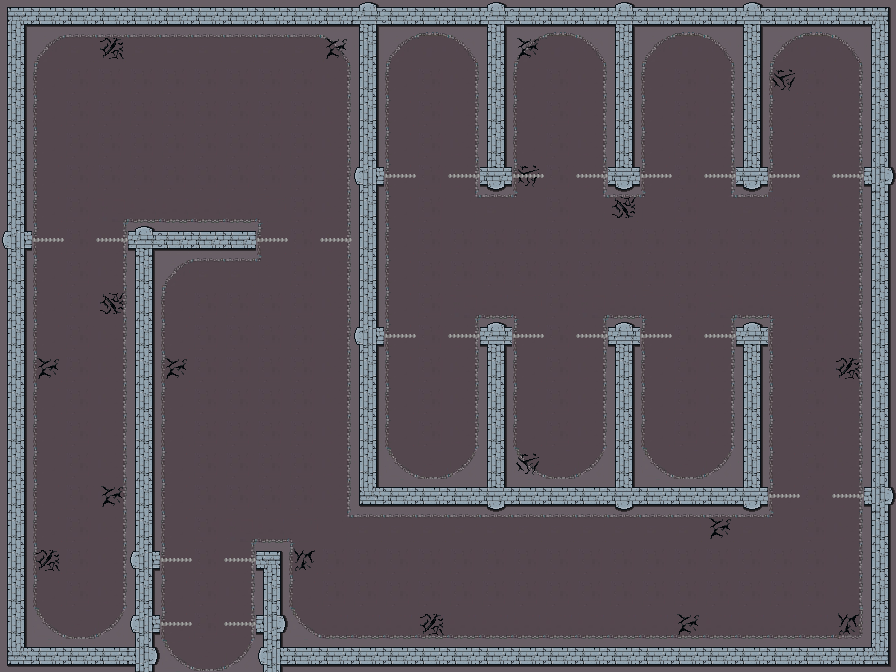

Below is a game level as drawn by its tile map, then a one-line description and the .tmx file that defines it, in full:
An orthogonal 28x21 tile map with 32x32 px tiles, 3 tile layers (ground, mud, walls) and 31 objects (9x 2, 7x 1, 7x 0, 5x 3).

<map version="1.4" tiledversion="1.4.3" orientation="orthogonal" renderorder="right-down" width="28" height="21" tilewidth="32" tileheight="32" infinite="0" nextlayerid="15" nextobjectid="43">
 <editorsettings>
  <export target="zone32.json" format="json" />
 </editorsettings>
 <tileset firstgid="1" name="spriteSetBien" tilewidth="32" tileheight="32" tilecount="81" columns="9">
  <image source="sprite_set_convento.png" trans="ff00ff" width="288" height="288" />
 </tileset>
 <layer id="3" name="ground" width="28" height="21">
  <data encoding="csv">
51,51,51,51,51,51,51,51,51,51,51,51,51,51,51,51,51,51,51,51,51,51,51,51,51,51,51,51,
51,7,20,20,20,20,20,20,20,20,9,51,7,8,9,51,7,8,9,51,7,8,9,51,7,8,9,51,
51,12,14,14,14,14,14,14,14,14,10,51,12,14,10,51,12,14,10,51,12,14,10,51,12,14,10,51,
51,12,14,14,14,14,14,14,14,14,10,51,12,14,10,51,12,14,10,51,12,14,10,51,12,14,10,51,
51,12,14,14,14,14,14,14,14,14,10,51,12,14,10,51,12,14,10,51,12,14,10,51,12,14,10,51,
51,12,14,14,14,14,14,14,14,14,10,51,12,14,10,51,12,14,10,51,12,14,10,51,12,14,10,51,
51,12,14,1,2,2,2,2,3,14,10,51,12,14,19,20,21,14,19,20,21,14,19,20,14,14,10,51,
51,12,14,10,51,51,51,51,12,14,10,51,12,14,14,14,14,14,14,14,14,14,14,14,14,14,10,51,
51,12,14,10,51,7,20,20,21,14,10,51,12,14,14,14,14,14,14,14,14,14,14,14,14,14,10,51,
51,12,14,10,51,12,14,14,14,14,10,51,12,14,1,2,3,14,1,2,3,14,1,2,3,14,10,51,
51,12,14,10,51,12,14,14,14,14,10,51,12,14,10,51,12,14,10,51,12,14,10,51,12,14,10,51,
51,12,14,10,51,12,14,14,14,14,10,51,12,14,10,51,12,14,10,51,12,14,10,51,12,14,10,51,
51,12,14,10,51,12,14,14,14,14,10,51,12,14,10,51,12,14,10,51,12,14,10,51,12,14,10,51,
51,12,14,10,51,12,14,14,14,14,10,51,12,14,10,51,12,14,10,51,12,14,10,51,12,14,10,51,
51,12,14,10,51,12,14,14,14,14,10,51,25,26,27,51,25,26,27,51,25,26,27,51,12,14,10,51,
51,12,14,10,51,12,14,14,14,14,10,51,51,51,51,51,51,51,51,51,51,51,51,51,12,14,10,51,
51,12,14,10,51,12,14,1,2,3,19,20,20,20,20,20,20,20,20,20,20,20,20,20,21,14,10,51,
51,12,14,10,51,12,14,10,51,12,14,14,14,14,14,14,14,14,14,14,14,14,14,14,14,14,10,51,
51,12,14,10,51,12,14,10,51,12,14,14,14,14,14,14,14,14,14,14,14,14,14,14,14,14,10,51,
51,25,26,27,51,12,14,10,51,25,2,2,2,2,2,2,2,2,2,2,2,2,2,2,2,2,24,51,
51,50,50,50,51,25,26,27,51,51,51,51,51,51,51,51,51,51,51,51,51,51,51,51,51,51,51,51
</data>
 </layer>
 <layer id="4" name="mud" width="28" height="21">
  <data encoding="csv">
0,0,0,0,0,0,0,0,0,0,0,0,0,0,0,0,0,0,0,0,0,0,0,0,0,0,0,0,
0,0,0,70,0,0,0,0,0,0,72,0,0,0,0,0,72,0,0,0,0,0,0,0,0,0,0,0,
0,0,0,0,0,0,0,0,0,0,0,0,0,0,0,0,0,0,0,0,0,0,0,0,74,0,0,0,
0,0,0,0,0,0,0,0,0,0,0,0,0,0,0,0,0,0,0,0,0,0,0,0,0,0,0,0,
0,0,0,0,0,0,0,0,0,0,0,0,0,0,0,0,0,0,0,0,0,0,0,0,0,0,0,0,
0,0,0,0,0,0,0,0,0,0,0,0,0,0,0,0,74,0,0,0,0,0,0,0,0,0,0,0,
0,0,0,0,0,0,0,0,0,0,0,0,0,0,0,0,0,0,0,73,0,0,0,0,0,0,0,0,
0,0,0,0,0,0,0,0,0,0,0,0,0,0,0,0,0,0,0,0,0,0,0,0,0,0,0,0,
0,0,0,0,0,0,0,0,0,0,0,0,0,0,0,0,0,0,0,0,0,0,0,0,0,0,0,0,
0,0,0,73,0,0,0,0,0,0,0,0,0,0,0,0,0,0,0,0,0,0,0,0,0,0,0,0,
0,0,0,0,0,0,0,0,0,0,0,0,0,0,0,0,0,0,0,0,0,0,0,0,0,0,0,0,
0,72,0,0,0,72,0,0,0,0,0,0,0,0,0,0,0,0,0,0,0,0,0,0,0,0,70,0,
0,0,0,0,0,0,0,0,0,0,0,0,0,0,0,0,0,0,0,0,0,0,0,0,0,0,0,0,
0,0,0,0,0,0,0,0,0,0,0,0,0,0,0,0,0,0,0,0,0,0,0,0,0,0,0,0,
0,0,0,0,0,0,0,0,0,0,0,0,0,0,0,0,74,0,0,0,0,0,0,0,0,0,0,0,
0,0,0,72,0,0,0,0,0,0,0,0,0,0,0,0,0,0,0,0,0,0,0,0,0,0,0,0,
0,0,0,0,0,0,0,0,0,0,0,0,0,0,0,0,0,0,0,0,0,0,72,0,0,0,0,0,
0,70,0,0,0,0,0,0,0,75,0,0,0,0,0,0,0,0,0,0,0,0,0,0,0,0,0,0,
0,0,0,0,0,0,0,0,0,0,0,0,0,0,0,0,0,0,0,0,0,0,0,0,0,0,0,0,
0,0,0,0,0,0,0,0,0,0,0,0,0,70,0,0,0,0,0,0,0,72,0,0,0,0,75,0,
0,0,0,0,0,0,0,0,0,0,0,0,0,0,0,0,0,0,0,0,0,0,0,0,0,0,0,0
</data>
 </layer>
 <layer id="1" name="walls" width="28" height="21">
  <data encoding="csv">
58,59,59,59,59,59,59,59,59,59,59,67,59,59,59,67,59,59,59,67,59,59,59,67,59,59,59,60,
62,0,0,0,0,0,0,0,0,0,0,62,0,0,0,62,0,0,0,62,0,0,0,62,0,0,0,62,
62,0,0,0,0,0,0,0,0,0,0,62,0,0,0,62,0,0,0,62,0,0,0,62,0,0,0,62,
62,0,0,0,0,0,0,0,0,0,0,62,0,0,0,62,0,0,0,62,0,0,0,62,0,0,0,62,
62,0,0,0,0,0,0,0,0,0,0,62,0,0,0,62,0,0,0,62,0,0,0,62,0,0,0,62,
62,0,0,0,0,0,0,0,0,0,0,68,77,0,77,66,77,0,77,66,77,0,77,66,77,0,77,69,
62,0,0,0,0,0,0,0,0,0,0,62,0,0,0,0,0,0,0,0,0,0,0,0,0,0,0,62,
68,77,0,77,67,59,59,59,77,0,77,62,0,0,0,0,0,0,0,0,0,0,0,0,0,0,0,62,
62,0,0,0,62,0,0,0,0,0,0,62,0,0,0,0,0,0,0,0,0,0,0,0,0,0,0,62,
62,0,0,0,62,0,0,0,0,0,0,62,0,0,0,0,0,0,0,0,0,0,0,0,0,0,0,62,
62,0,0,0,62,0,0,0,0,0,0,68,77,0,77,67,77,0,77,67,77,0,77,67,0,0,0,62,
62,0,0,0,62,0,0,0,0,0,0,62,0,0,0,62,0,0,0,62,0,0,0,62,0,0,0,62,
62,0,0,0,62,0,0,0,0,0,0,62,0,0,0,62,0,0,0,62,0,0,0,62,0,0,0,62,
62,0,0,0,62,0,0,0,0,0,0,62,0,0,0,62,0,0,0,62,0,0,0,62,0,0,0,62,
62,0,0,0,62,0,0,0,0,0,0,62,0,0,0,62,0,0,0,62,0,0,0,62,0,0,0,62,
62,0,0,0,62,0,0,0,0,0,0,61,59,59,59,66,59,59,59,66,59,59,59,66,77,0,77,69,
62,0,0,0,62,0,0,0,0,0,0,0,0,0,0,0,0,0,0,0,0,0,0,0,0,0,0,62,
62,0,0,0,68,77,0,77,60,0,0,0,0,0,0,0,0,0,0,0,0,0,0,0,0,0,0,62,
62,0,0,0,62,0,0,0,62,0,0,0,0,0,0,0,0,0,0,0,0,0,0,0,0,0,0,62,
62,0,0,0,68,77,0,77,69,0,0,0,0,0,0,0,0,0,0,0,0,0,0,0,0,0,0,62,
61,59,59,59,69,0,0,0,68,59,59,59,59,59,59,59,59,59,59,59,59,59,59,59,59,59,59,63
</data>
 </layer>
 <objectgroup id="14" name="rings">
  <object id="1" type="3" x="559.233" y="78.68" />
  <object id="2" type="2" x="815.851" y="81.1009" />
 </objectgroup>
 <objectgroup id="13" name="endTrigger">
  <object id="31" x="162" y="648" width="92" height="20" />
 </objectgroup>
 <objectgroup id="12" name="routePoints">
  <object id="15" name="2" x="431" y="256" />
  <object id="16" name="2" x="816" y="256" />
  <object id="17" name="2" x="816" y="448" />
  <object id="18" name="1" x="174" y="448" />
  <object id="20" name="1" x="295" y="449" />
  <object id="21" name="0" x="177" y="38" />
  <object id="22" name="0" x="176" y="158" />
 </objectgroup>
 <objectgroup id="11" name="plateDoors">
  <object id="33" name="0" x="816" y="496" />
  <object id="32" name="1" x="208" y="624" />
  <object id="24" name="3" x="208" y="560" />
  <object id="23" name="2" x="304" y="240" />
 </objectgroup>
 <objectgroup id="10" name="leverDoors">
  <object id="36" name="0" x="816" y="176" />
  <object id="37" name="1" x="560" y="176" />
  <object id="35" name="2" x="80" y="240" />
  <object id="34" name="3" x="688" y="336" />
 </objectgroup>
 <objectgroup id="9" name="plates">
  <object id="11" name="0" x="208" y="304" />
  <object id="10" name="1" x="80" y="80" />
  <object id="9" name="2" x="688" y="433" />
  <object id="8" name="3" x="432" y="432" />
 </objectgroup>
 <objectgroup id="8" name="levers">
  <object id="26" name="0" x="242" y="592" />
  <object id="6" name="1" x="306" y="79" />
  <object id="5" name="2" x="689" y="79" />
  <object id="4" name="3" x="432" y="79" />
 </objectgroup>
 <objectgroup id="7" name="boxes">
  <object id="38" x="81" y="592" />
  <object id="39" x="561" y="432" />
 </objectgroup>
 <objectgroup id="6" name="guards" />
 <objectgroup id="5" name="monks">
  <object id="40" name="2" x="494.369" y="-102.847">
   <properties>
    <property name="circle" type="bool" value="false" />
   </properties>
  </object>
  <object id="13" name="1" x="440" y="724">
   <properties>
    <property name="circle" type="bool" value="false" />
   </properties>
  </object>
  <object id="14" name="0" x="540" y="727">
   <properties>
    <property name="circle" type="bool" value="false" />
   </properties>
  </object>
 </objectgroup>
</map>
